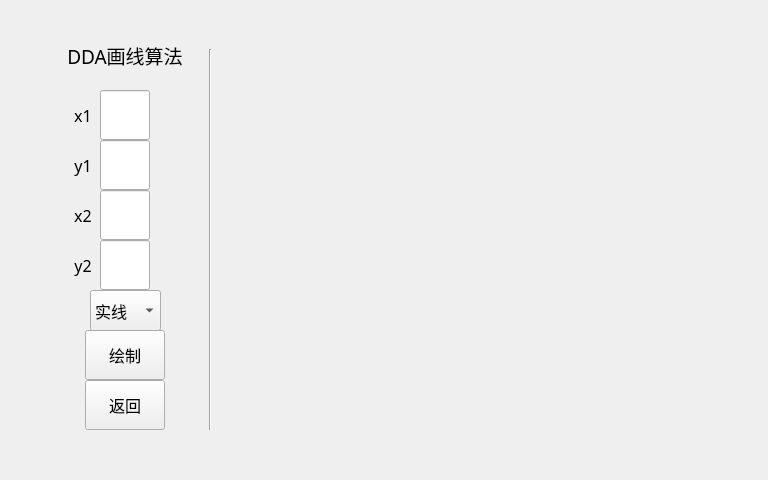
<?xml version="1.0" encoding="UTF-8"?>
<ui version="4.0">
 <class>Widget1</class>
 <widget class="QWidget" name="Widget1">
  <property name="geometry">
   <rect>
    <x>0</x>
    <y>0</y>
    <width>768</width>
    <height>480</height>
   </rect>
  </property>
  <property name="sizePolicy">
   <sizepolicy hsizetype="Maximum" vsizetype="Maximum">
    <horstretch>0</horstretch>
    <verstretch>0</verstretch>
   </sizepolicy>
  </property>
  <property name="minimumSize">
   <size>
    <width>768</width>
    <height>480</height>
   </size>
  </property>
  <property name="maximumSize">
   <size>
    <width>768</width>
    <height>480</height>
   </size>
  </property>
  <property name="font">
   <font>
    <family>微软雅黑</family>
    <pointsize>12</pointsize>
   </font>
  </property>
  <property name="windowTitle">
   <string>DDA画线算法</string>
  </property>
  <widget class="QLineEdit" name="lineEdit_x1">
   <property name="geometry">
    <rect>
     <x>100</x>
     <y>90</y>
     <width>50</width>
     <height>50</height>
    </rect>
   </property>
   <property name="text">
    <string/>
   </property>
   <property name="alignment">
    <set>Qt::AlignCenter</set>
   </property>
  </widget>
  <widget class="QLineEdit" name="lineEdit_y1">
   <property name="geometry">
    <rect>
     <x>100</x>
     <y>140</y>
     <width>50</width>
     <height>50</height>
    </rect>
   </property>
   <property name="text">
    <string/>
   </property>
   <property name="alignment">
    <set>Qt::AlignCenter</set>
   </property>
  </widget>
  <widget class="QLineEdit" name="lineEdit_x2">
   <property name="geometry">
    <rect>
     <x>100</x>
     <y>190</y>
     <width>50</width>
     <height>50</height>
    </rect>
   </property>
   <property name="text">
    <string/>
   </property>
   <property name="alignment">
    <set>Qt::AlignCenter</set>
   </property>
  </widget>
  <widget class="QLineEdit" name="lineEdit_y2">
   <property name="geometry">
    <rect>
     <x>100</x>
     <y>240</y>
     <width>50</width>
     <height>50</height>
    </rect>
   </property>
   <property name="text">
    <string/>
   </property>
   <property name="alignment">
    <set>Qt::AlignCenter</set>
   </property>
  </widget>
  <widget class="QLabel" name="label_x1">
   <property name="geometry">
    <rect>
     <x>0</x>
     <y>90</y>
     <width>100</width>
     <height>50</height>
    </rect>
   </property>
   <property name="text">
    <string>x1  </string>
   </property>
   <property name="alignment">
    <set>Qt::AlignRight|Qt::AlignTrailing|Qt::AlignVCenter</set>
   </property>
  </widget>
  <widget class="QLabel" name="label_y1">
   <property name="geometry">
    <rect>
     <x>0</x>
     <y>140</y>
     <width>100</width>
     <height>50</height>
    </rect>
   </property>
   <property name="text">
    <string>y1  </string>
   </property>
   <property name="alignment">
    <set>Qt::AlignRight|Qt::AlignTrailing|Qt::AlignVCenter</set>
   </property>
  </widget>
  <widget class="QLabel" name="label_3">
   <property name="geometry">
    <rect>
     <x>0</x>
     <y>190</y>
     <width>100</width>
     <height>50</height>
    </rect>
   </property>
   <property name="text">
    <string>x2  </string>
   </property>
   <property name="alignment">
    <set>Qt::AlignRight|Qt::AlignTrailing|Qt::AlignVCenter</set>
   </property>
  </widget>
  <widget class="QLabel" name="label_4">
   <property name="geometry">
    <rect>
     <x>0</x>
     <y>240</y>
     <width>100</width>
     <height>50</height>
    </rect>
   </property>
   <property name="text">
    <string>y2  </string>
   </property>
   <property name="alignment">
    <set>Qt::AlignRight|Qt::AlignTrailing|Qt::AlignVCenter</set>
   </property>
  </widget>
  <widget class="QPushButton" name="pushButton_draw">
   <property name="geometry">
    <rect>
     <x>85</x>
     <y>330</y>
     <width>80</width>
     <height>50</height>
    </rect>
   </property>
   <property name="text">
    <string>绘制</string>
   </property>
  </widget>
  <widget class="QLabel" name="label">
   <property name="geometry">
    <rect>
     <x>0</x>
     <y>30</y>
     <width>250</width>
     <height>50</height>
    </rect>
   </property>
   <property name="font">
    <font>
     <family>微软雅黑</family>
     <pointsize>14</pointsize>
    </font>
   </property>
   <property name="text">
    <string>DDA画线算法</string>
   </property>
   <property name="alignment">
    <set>Qt::AlignCenter</set>
   </property>
  </widget>
  <widget class="Line" name="line">
   <property name="geometry">
    <rect>
     <x>200</x>
     <y>49</y>
     <width>20</width>
     <height>381</height>
    </rect>
   </property>
   <property name="orientation">
    <enum>Qt::Vertical</enum>
   </property>
  </widget>
  <widget class="QPushButton" name="pushButton_draw_2">
   <property name="geometry">
    <rect>
     <x>85</x>
     <y>380</y>
     <width>80</width>
     <height>50</height>
    </rect>
   </property>
   <property name="text">
    <string>返回</string>
   </property>
  </widget>
  <widget class="QComboBox" name="comboBox">
   <property name="geometry">
    <rect>
     <x>90</x>
     <y>290</y>
     <width>71</width>
     <height>41</height>
    </rect>
   </property>
   <item>
    <property name="text">
     <string>实线</string>
    </property>
   </item>
   <item>
    <property name="text">
     <string>虚线</string>
    </property>
   </item>
  </widget>
 </widget>
 <tabstops>
  <tabstop>lineEdit_x1</tabstop>
  <tabstop>lineEdit_y1</tabstop>
  <tabstop>lineEdit_x2</tabstop>
  <tabstop>lineEdit_y2</tabstop>
  <tabstop>comboBox</tabstop>
  <tabstop>pushButton_draw</tabstop>
  <tabstop>pushButton_draw_2</tabstop>
 </tabstops>
 <resources/>
 <connections/>
</ui>
